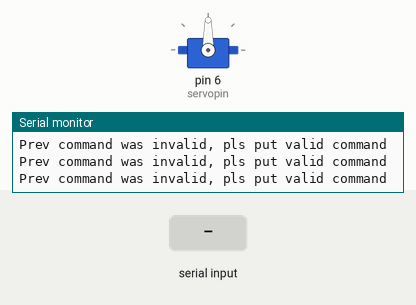
Recording of a sketch running on a simulated Arduino Uno, built with avr-gcc and run on an emulated ATmega328P. On the bench: servo, the last lines printed to the serial monitor. The inputs (shaded band) are chosen by the test bench.

Above: at 1.2 s.
1.3 s: "N" received over Serial
At 1.78 s:
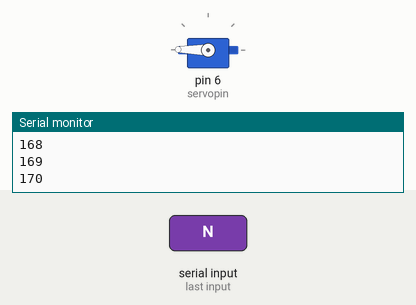
4.3 s: "F" received over Serial
At 4.3 s:
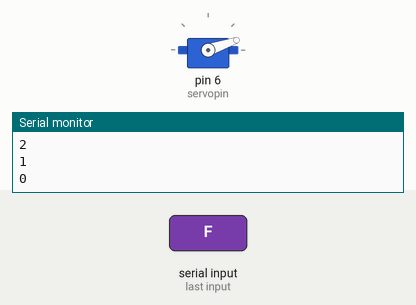
6.2 s: "N" received over Serial
At 6.36 s:
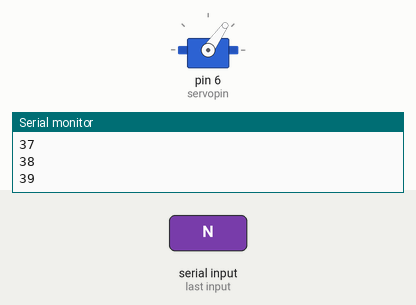
9.2 s: "1" received over Serial
Timing chart, 0 to 12.2 s (numbered marks = the images above; inputs shaded):
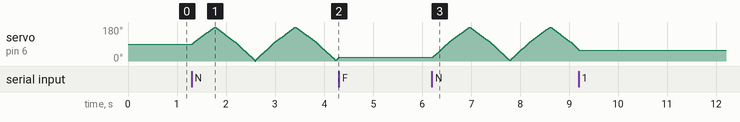

The sketch:

Servo_2_5_Serial.ino
```cpp
#include<Servo.h>
Servo servo1;
int servopin = 6;
int switch1 = 7;
int incomeByte = 0;
void setup() {
  // put your setup code here, to run once:
  servo1.attach(servopin);
  Serial.begin(9600);
  pinMode(switch1,INPUT_PULLUP);

}
int dir  = 1;
void loop() {
  // put your main code here, to run repeatedly:
  int state = 0;
  int ang1 = servo1.read();
  if(Serial.available())
  {
    incomeByte = Serial.read();
  }
  if(incomeByte == 78)
  {
    state = 1;
  }
  else if(incomeByte == 70)
  {
    state = 2;
  }
  else
  {
    state = 0;
  }
  if(state == 1)
  {

    if(ang1  ==  180)
    {
      dir  = -1;
    }
    if(ang1 == 0)
    {
      dir = 1;
    }
    servo1.write(ang1 + dir);
    Serial.println(ang1+dir);
  }
  if(state == 2)
{
  Serial.println("Servo is off");
}
if (state ==0)
{
  Serial.println("Prev command was invalid, pls put valid command");
}


}
```

Measured:
- after the input at 4.3 s, servo on pin 6 (servopin): stops changing and stays 19°
- after the input at 9.2 s, servo on pin 6 (servopin): stops changing and stays 58°
